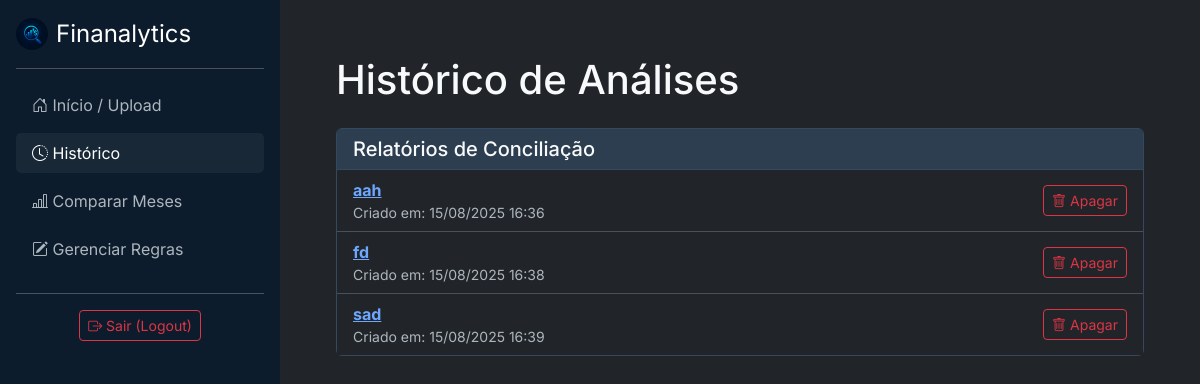
Page /historico/ (signed in) on the earlier database version.
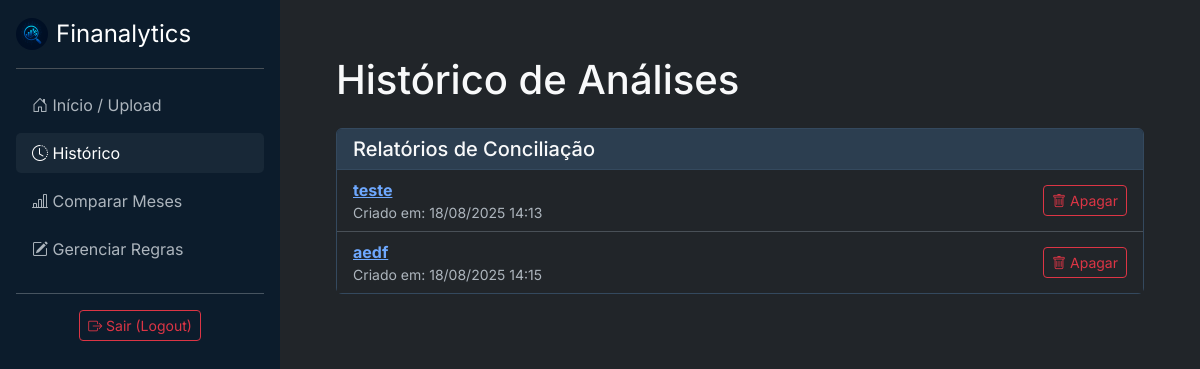
Same page on the later database version.
### analisador/models.py (models this page shows, shortened)
class RelatorioConciliacao(models.Model):
    usuario = models.ForeignKey(User, on_delete=models.CASCADE)
    mes_referencia = models.CharField(max_length=100)
    data_criacao = models.DateTimeField(auto_now_add=True)
    conciliadas = models.JSONField(default=list)
    apenas_banco = models.JSONField(default=list)
    apenas_relatorio = models.JSONField(default=list)

### analisador/views.py (the view)
# urls.py: path('historico/', views.historico_extratos, name='historico'),
@login_required
def historico_extratos(request):
    extratos_antigos = Extrato.objects.filter(usuario=request.user)
    relatorios_novos = RelatorioConciliacao.objects.filter(usuario=request.user)
    contexto = {
        'extratos': extratos_antigos,
        'relatorios': relatorios_novos,
        'active_page': 'historico'
    }
    return render(request, 'analisador/historico.html', contexto)

### analisador/templates/analisador/historico.html (shortened to what this page needs)
{% extends 'analisador/base.html' %}
{% block content %}
<h1 class="mb-4">Histórico de Análises</h1>
<div class="card mb-4">
    <div class="card-header"><h2 class="h5 mb-0">Relatórios de Conciliação</h2></div>
    <div class="card-body p-0">
        <ul class="list-group list-group-flush">
            {% for relatorio in relatorios %}
    <li class="list-group-item d-flex justify-content-between align-items-center">
    <div>
        <a href="{% url 'ver_conciliacao' relatorio.id %}">
            <strong>{{ relatorio.mes_referencia }}</strong>
        </a>
        <small class="text-muted d-block">
            Criado em: {{ relatorio.data_criacao|date:"d/m/Y H:i" }}
        </small>
    </div>
    <div>
        <form action="{% url 'apagar_conciliacao' relatorio.id %}" method="POST" class="d-inline" onsubmit="return confirm('Tem certeza que deseja apagar este relatório? A ação não pode ser desfeita.');">
            <button type="submit" class="btn btn-sm btn-outline-danger">
                <i class="bi bi-trash"></i> Apagar
            </button>
        </form>
    </div>
    </li>
            {% empty %}
                <li class="list-group-item text-muted">Nenhum relatório de conciliação encontrado.</li>
            {% endfor %}
        </ul>
    </div>
</div>
{% endblock %}

Differences in the rows shown:
removed RelatorioConciliacao: mes_referencia "aah", data_criacao "15/08/2025 16:36"
removed RelatorioConciliacao: mes_referencia "fd", data_criacao "15/08/2025 16:38"
removed RelatorioConciliacao: mes_referencia "sad", data_criacao "15/08/2025 16:39"
added RelatorioConciliacao: mes_referencia "teste", data_criacao "18/08/2025 14:13"
added RelatorioConciliacao: mes_referencia "aedf", data_criacao "18/08/2025 14:15"
